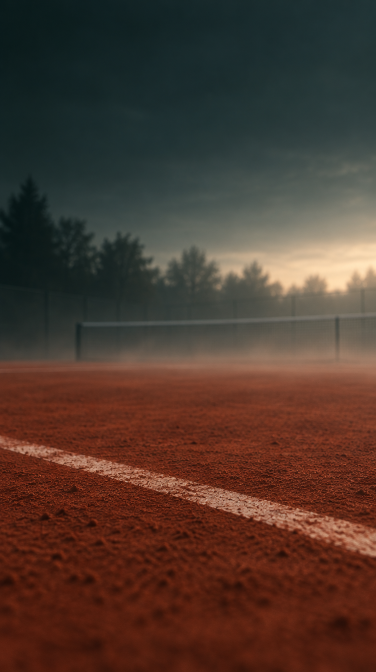
#> input picture Content/reel-7-course/masters/day-one.webp, 752 x 1344 px (shown at 1/2 size); its folder holds 2 pictures in this run
$ python prep_bg.py
#> lines starting #> are read from the running program, lines starting #| are printed output that depends on the picture; after the words box and inside, x2 and y2 are one past the last pixel; in counts of white or black regions, pixels touching at a corner belong together
### scripts/grade_tps_art.py
r"""Grade and export the course app's pictures (assets/tps/), so every one wears the same look.

The pictures come from two tools (GPT Image 2 and Higgsfield) over many sessions. Prompts alone drift
off the colour: the first "First Light" came back neutral grey-blue with no clay in it. So the look is
applied here, once, to every master: shadows lean deep green, highlights lean warm cream, saturation a
touch muted. The prompts then only have to describe the scene. Tested 2026-09-19 on the first four:
only First Light visibly moved, the other three were already close, which is what a shared grade
should do.

    python scripts/grade_tps_art.py first-light=C:/path/master.png rally-map=C:/path/other.png
    python scripts/grade_tps_art.py --list        # what is in assets/tps/, and its weight

Each slug=path writes assets/tps/<slug>.webp: 1080 px wide, 16:9 (centre-cropped when the master is
another ratio), WebP quality 72, about 40 KB. Masters are only read, never moved or copied into the repo.

Two dials live in TWEAKS, per picture: "ratio" for the rare one that is not 16:9 (the sign-in hero is
taller), and "flip" to mirror it. program.html's art is composed with its subject on the RIGHT (English
text sits on the left), which is the opposite of this app, so a program.html still that fits a slot here
is flipped rather than regenerated. Only flip a still life: never one with text, a logo or a handed subject.

After regrading a file, raise ART_V in tennis/app/app.js (the site's root worker keeps /assets/ files
cache-first, by full URL) and run scripts/stamp_tps_app.py.

Every picture is made with its subject on the LEFT and the right and bottom left calm, because the app
is right-to-left and its titles sit there. Nothing in this script enforces that; the prompts do.
"""
import sys
from pathlib import Path

import numpy as np
from PIL import Image, ImageOps

ROOT = Path(__file__).resolve().parent.parent
OUT = ROOT / 'assets' / 'tps'
WIDTH, QUALITY = 1080, 72

# The shared look, in 0-1 units: a green-teal lift in the shadows, a cream warm-up in the highlights.
SHADOW = np.array([0.018, 0.052, 0.040], np.float32)
HILITE = np.array([0.045, 0.030, -0.032], np.float32)
SAT = 0.92

# Per-picture dials, only for a picture that sits outside the family. gain below 1 darkens.
# Clay courts are genuinely more colourful than a dark gym, so these do not aim to match the indoor
# pictures — only to keep the four clay ones consistent with each other. Measured saturation across the
# set: indoor sits at 0.21-0.36, clay at 0.55-0.69, and these two were the top of that range.
FLIPPED = ('ice-and-clay', 'the-heavy-set', 'iron-pair', 'chalk-bowl', 'steam', 'five-signs', 'the-bag',
           'lights-out', 'from-the-chair')          # program.html stills, subject on the right
TWEAKS = {
    **{slug: {'flip': True} for slug in FLIPPED},
    'walk-on': {'ratio': (4, 3)},                   # the sign-in hero is nearly square on a phone
    'rally-map': {'sat': 0.72, 'gain': 0.88},   # the clay top-down, flat and full-frame: the loudest of all
    'last-ball': {'sat': 0.86, 'gain': 0.93},   # bright clay in low sun, right next to a white line
    'door-frame': {'gain': 0.66},               # a bright room: 0.46
    'five-points': {'sat': 0.80, 'gain': 0.94}, # top-down clay, more saturated than the other clay pictures (0.72 against about 0.6)
    'braking-mark': {'sat': 0.85, 'gain': 0.95},# clay in low sun, 0.67
}


def lum(a):
    return (0.2126 * a[..., 0] + 0.7152 * a[..., 1] + 0.0722 * a[..., 2])[..., None]


def grade(im, sat=SAT, gain=1.0):
#> called with sat = 0.84, gain = 1
    a = np.asarray(im.convert('RGB')).astype(np.float32) / 255.0 * gain
    L = lum(a)
    a = a + ((1.0 - L) ** 2.2) * SHADOW + (L ** 2.0) * HILITE
    L2 = lum(a)
    a = L2 + (a - L2) * sat
    return Image.fromarray((np.clip(a, 0, 1) * 255 + 0.5).astype(np.uint8))
#> returned value: PIL image 752x1344 RGB


# [43 lines left out: functions fit_ratio, export, main, not called in this run]


# [2 lines that do not run on import are left out]

### Content/reel-7-course/src/prep_bg.py
"""Grade + upscale the two masters into the reel's full-bleed backgrounds, and measure the white baseline.

    python Content/reel-7-course/src/prep_bg.py

masters/day-one.webp and masters/week-sixteen.webp are lossless copies of the two Higgsfield PNGs (752x1344).
They become assets/bg-day.webp and assets/bg-night.webp (1080x1920) plus assets/baseline.json.

The look is grade() from scripts/grade_tps_art.py at saturation .84, so the pictures sit with the app art.
Then: LANCZOS up to 1080 wide, centre-crop to 1920 tall, a light unsharp mask, and fine grain (sigma 2.4) that hides
the 1.43x upscale. The baseline is the white court line, measured per column and fitted: y = m*x + b in 1080x1920
canvas coordinates. The reel's week ticks, arcs and ball are registered on that line, so if a master is ever swapped,
run this, read the printed line, and copy m and b into G (X0, X16, m, b, c) in src/reel7.template.html.
"""
import json
import pathlib
import sys

import numpy as np
from PIL import Image, ImageDraw, ImageFilter

HERE = pathlib.Path(__file__).resolve().parent
PROJ = HERE.parent
ROOT = HERE.parents[2]
sys.path.insert(0, str(ROOT / "scripts"))
from grade_tps_art import grade  # noqa: E402  the shared TPS look

MASTERS = {"day": PROJ / "masters" / "day-one.webp", "night": PROJ / "masters" / "week-sixteen.webp"}
OUT = PROJ / "assets"
OUT.mkdir(exist_ok=True)
rng = np.random.default_rng(7)


def prep(name, sat, gain):
    im = grade(Image.open(MASTERS[name]).convert("RGB"), sat=sat, gain=gain)
    w, h = im.size
#> w = 752; h = 1344
    nh = round(h * 1080 / w)
#> nh = 1930
    im = im.resize((1080, nh), Image.LANCZOS)
    top = (nh - 1920) // 2
#> top = 5
    im = im.crop((0, top, 1080, top + 1920))
#> im: PIL image 1080x1920 RGB
    im = im.filter(ImageFilter.UnsharpMask(radius=1.6, percent=70, threshold=2))
    a = np.asarray(im).astype(np.float32)
#> a: shape (1920, 1080, 3) float32
    a = np.clip(a + rng.normal(0, 2.4, (1920, 1080, 1)).astype(np.float32), 0, 255).astype(np.uint8)
#> call 2 of prep, with name = 'night', sat = 0.84, gain = 1
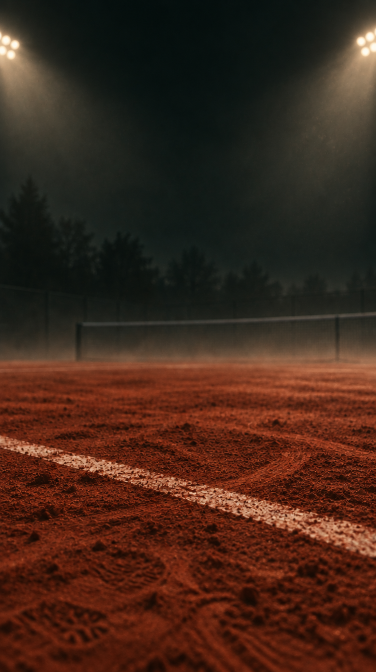
#> input picture Content/reel-7-course/masters/week-sixteen.webp, 752 x 1344 px (shown at 1/2 size)
    Image.fromarray(a).save(OUT / f"bg-{name}.webp", "WEBP", quality=80, method=6)
    return im  # the clean (no grain) version, for measuring


def fit_line(im):
    a = np.asarray(im).astype(int)
    R, G, B = a[..., 0], a[..., 1], a[..., 2]
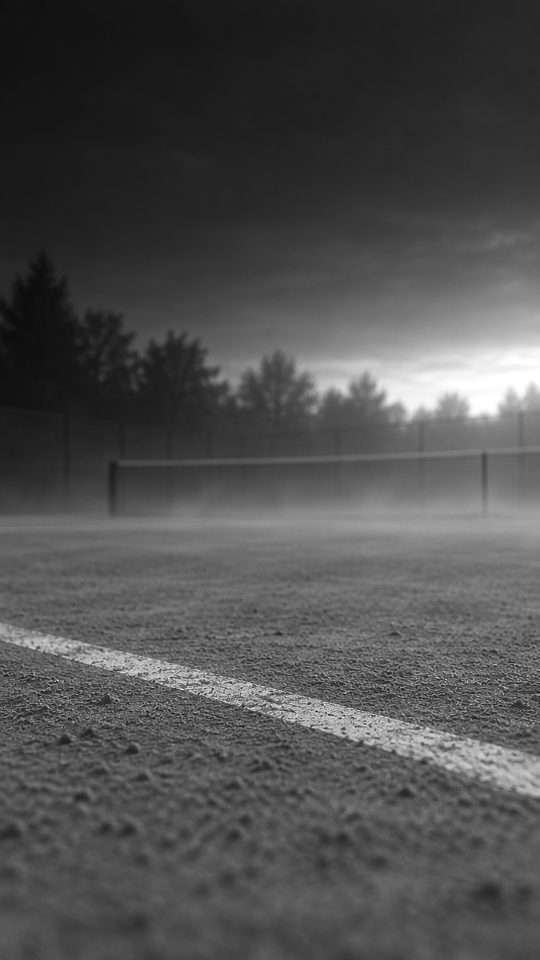
#> R: shape (1920, 1080) int64 (shown at 1/2 size); min 0, max 255, mean 78.9
    white = (G > 105) & (B > 80) & ((R - B) < 120) & (R > 150)
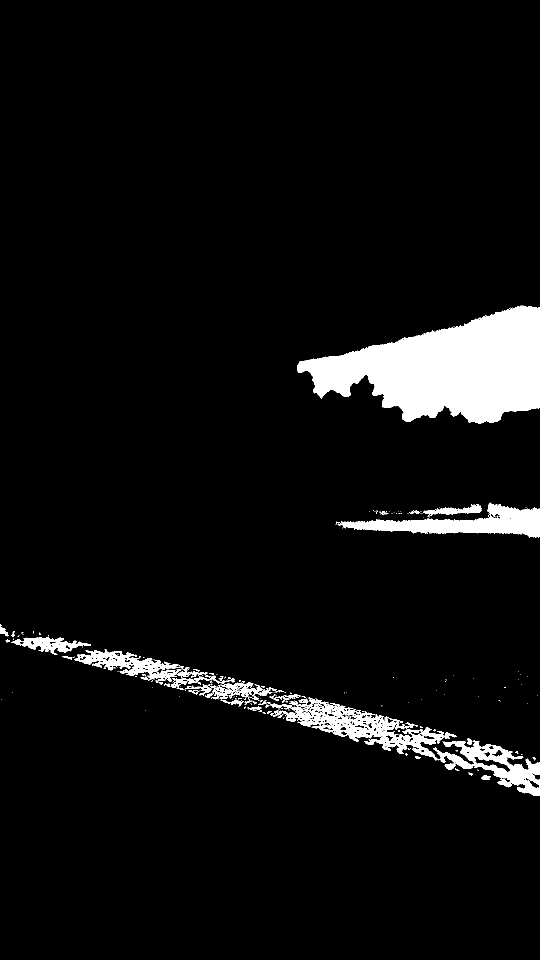
#> white: shape (1920, 1080) bool (shown at 1/2 size); 5.5% white; 229 white regions (178 under 20 px), largest, box (x1, y1, x2, y2) and area: (594, 611, 1080, 847) 68070, (541, 1395, 913, 1521) 11887, (676, 1005, 1080, 1076) 11726
    xs, ys = [], []
    for x in range(0, 1080, 10):
        col = np.where(white[1100:1750, x])[0]
        if len(col) > 4:
            xs.append(x)
            ys.append(1100 + col.mean())
#> this loop made 108 passes
#> col on passes 2, 4, 5: [159, 162, 163, 164, 165, 166, 169, 170], [181, 182, 183, 184, 185, 186, 187], [180, 181, 182, 183, 187, 188, 189, 190]
#> after the loop, xs = 107 values from 0 to 1070; ys = 107 values, max 1560.3 at index 104, min 1258 at index 0, mean 1404.7
    xs, ys = np.array(xs, float), np.array(ys, float)
    m, b = np.polyfit(xs, ys, 1)
#> m = 0.267; b = 1260.6
    return m, b, float(np.abs(ys - (m * xs + b)).max())


day, night = prep("day", 0.84, 1.0), prep("night", 0.84, 1.0)
md, bd, rd = fit_line(day)
#> md = 0.267; bd = 1260.6; rd = 19.36
mn, bn, rn = fit_line(night)
#> in fit_line (call 2), `R, G, B = a[..., 0], a[..., 1], a[..., 2]`:
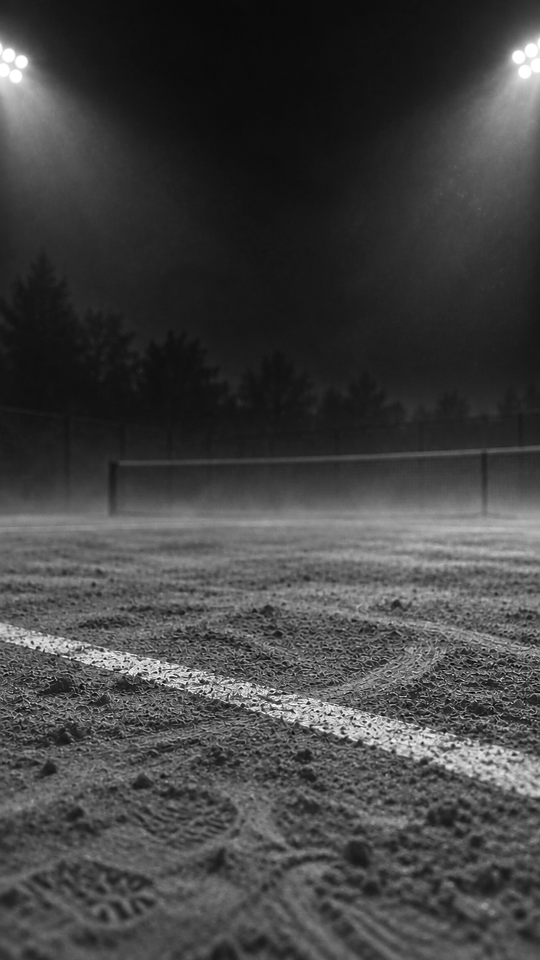
#> R: shape (1920, 1080) int64 (shown at 1/2 size); min 0, max 255, mean 66
#> in fit_line (call 2), `R, G, B = a[..., 0], a[..., 1], a[..., 2]`:
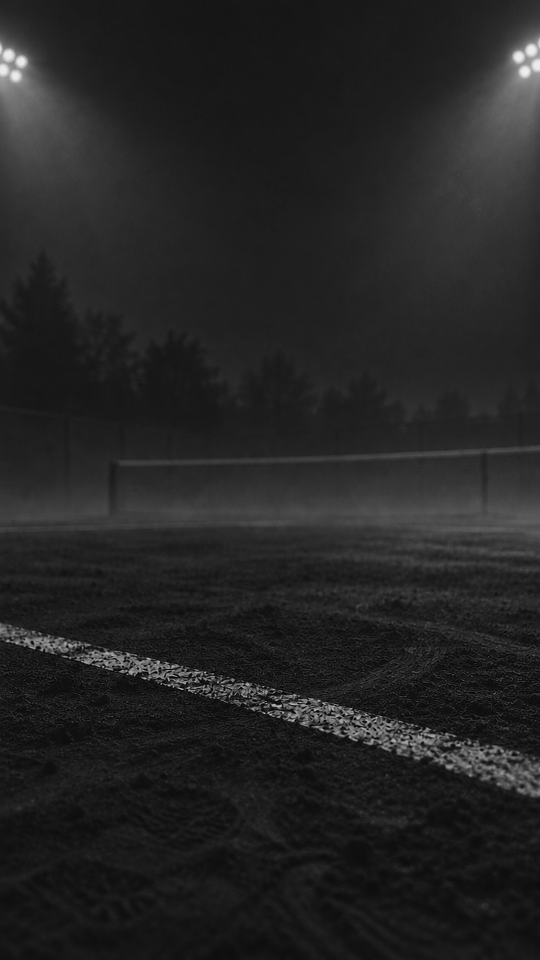
#> B: shape (1920, 1080) int64 (shown at 1/2 size); min 0, max 239, mean 36
#> in fit_line (call 2), `white = (G > 105) & (B > 80) & ((R - B) < 120) & (R > 150)`:
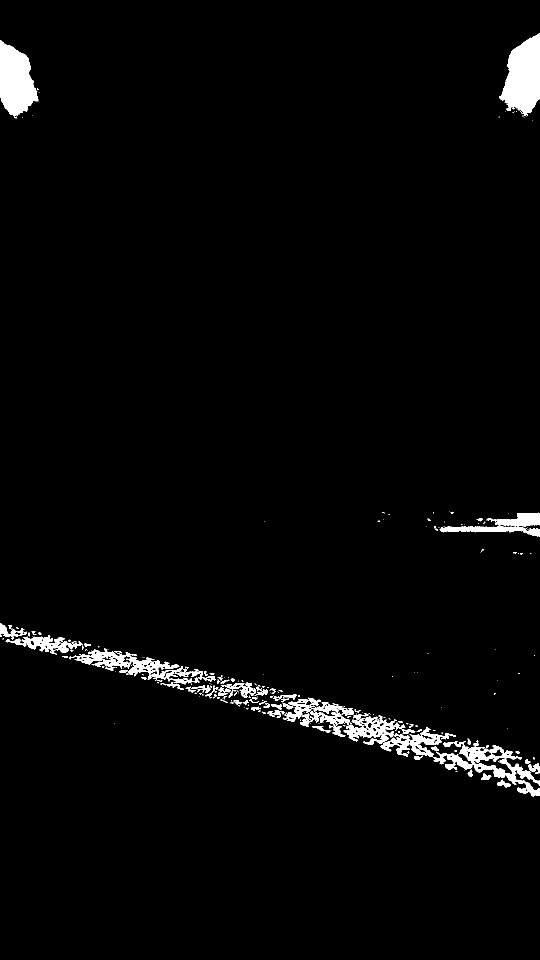
#> white: shape (1920, 1080) bool (shown at 1/2 size); 2.4% white; 249 white regions (174 under 20 px), largest, box (x1, y1, x2, y2) and area: (998, 67, 1080, 233) 8874, (0, 80, 77, 237) 7894, (138, 1297, 431, 1369) 5118
#> the loop in fit_line (call 2), `for x in range(0, 1080, 10):` made 108 passes
#> col on passes 3, 17, 44, 55: [150, 151, 152, 153, 154, 155, 156, 157, 169, 170, 171, 183], [184, 185, 186, 187, 188, 189, 190, 209, 212, 213, 219, 220], [258, 259, 277, 282, 283, 284, 288, 289, 290, 291, 292], [279, 280, 285, 293, 294, 323, 324, 327, 328, 329, 330]
#> after the loop in fit_line (call 2), `for x in range(0, 1080, 10):`: xs = 108 values from 0 to 1070; ys = 108 values, max 1563.2 at index 105, min 1260 at index 0, mean 1403.1
#> in fit_line (call 2), `m, b = np.polyfit(xs, ys, 1)`: m = 0.269; b = 1259.3
#> mn = 0.269; bn = 1259.3; rn = 40.8
print("day   y = %.4f x + %.1f   (max residual %.0f px)" % (md, bd, rd))
#| day   y = 0.2670 x + 1260.6   (max residual 19 px)
print("night y = %.4f x + %.1f   (max residual %.0f px)" % (mn, bn, rn))
#| night y = 0.2688 x + 1259.3   (max residual 41 px)
json.dump({"day": [md, bd], "night": [mn, bn]}, open(OUT / "baseline.json", "w"))

# a proof picture: the fitted line as red dots over the day picture (the dots must sit on the white line)
prev = day.copy().convert("RGB")
d = ImageDraw.Draw(prev)
for x in range(0, 1081, 30):
    y = md * x + bd
    d.ellipse((x - 3, y - 3, x + 3, y + 3), fill=(255, 40, 40))
#> this loop made 37 passes
#> y on passes 1 to 12: 1260.6, 1268.6, 1276.6, 1284.6, 1292.7, 1300.7, 1308.7, 1316.7, 1324.7, 1332.7, 1340.7, 1348.7
prev.resize((540, 960)).save(OUT / "baseline-check.png")
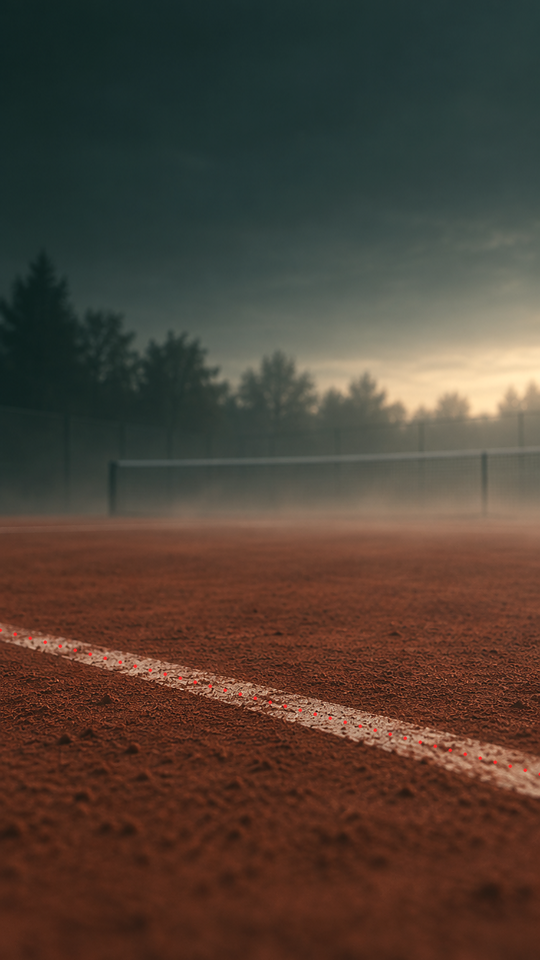
#> saved as baseline-check.png: PIL image 540x960 RGB; mean R, G, B 79, 65, 54
print("wrote", OUT / "bg-day.webp", OUT / "bg-night.webp", OUT / "baseline-check.png")
